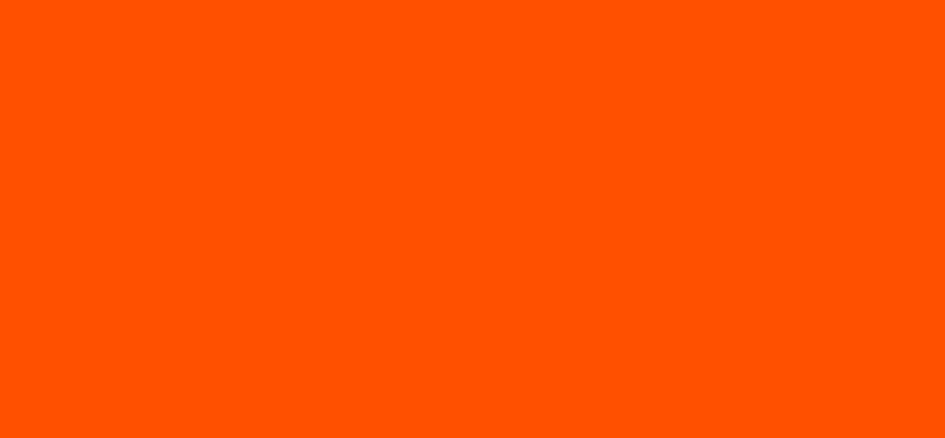
Frame 1 (no input)
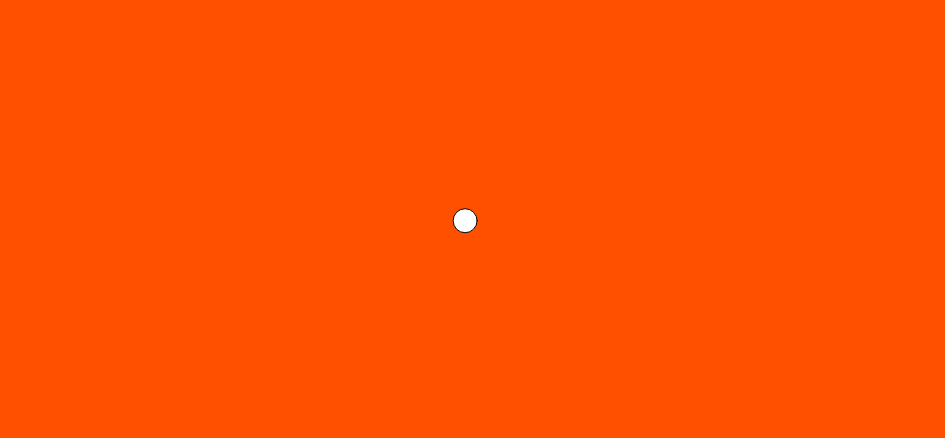
Frame 60 (no input)
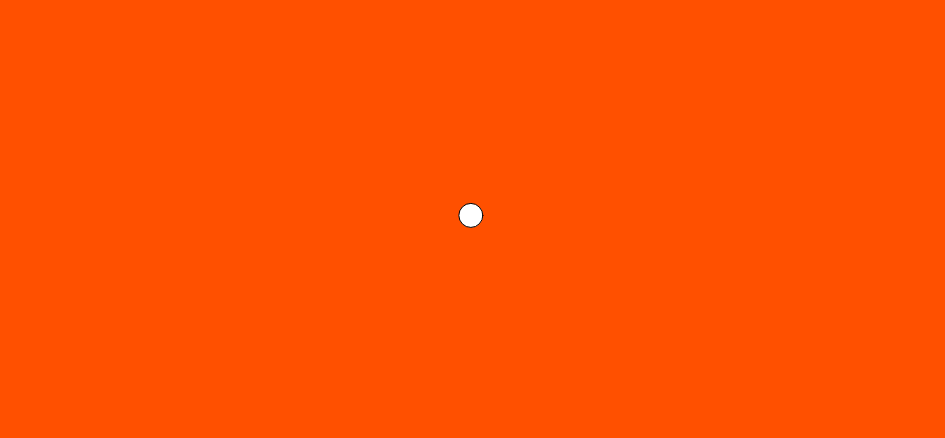
Frame 120 (the mouse pressed at the canvas centre since frame 60)

The p5.js sketch that drew these frames (run headless with seeded random() and noise() and a simulated clock; from frame 60 on, the mouse is pressed at the canvas centre):

// p5.js sketch
// ── sketch.js
function setup() {
  createCanvas(945, 438);
  walker = new Walker();
}

function draw() {
  background(255, 80, 0);
  walker.step();
}

let tx;
let ty;
let prevX;
let prevY;
let currX;
let currY;

class Walker {
  constructor() {
    this.tx = 0;
    this.ty = 10000;
  }

  step() {
    this.prevX = this.x;
    this.prevY = this.y;

    this.x = map(noise(this.tx), 0, 1, 0, width);
    this.y = map(noise(this.ty), 0, 1, 0, height);

    this.currX = (this.prevX - this.x);
    this.currY = (this.prevY - this.y);

    print("this.x: " + floor(this.x) + " this.y: " + floor(this.y));
    //  + "\nprevStepSizeX: " + floor(this.prevStepSizeX) + " prevStepSizeY: " + floor(this.prevStepSizeY));
    this.tx += 0.01;
    this.ty -= 0.01;

    ellipse(width/2 - this.currX, height/2 - this.currY, 24, 24);
  }
}
